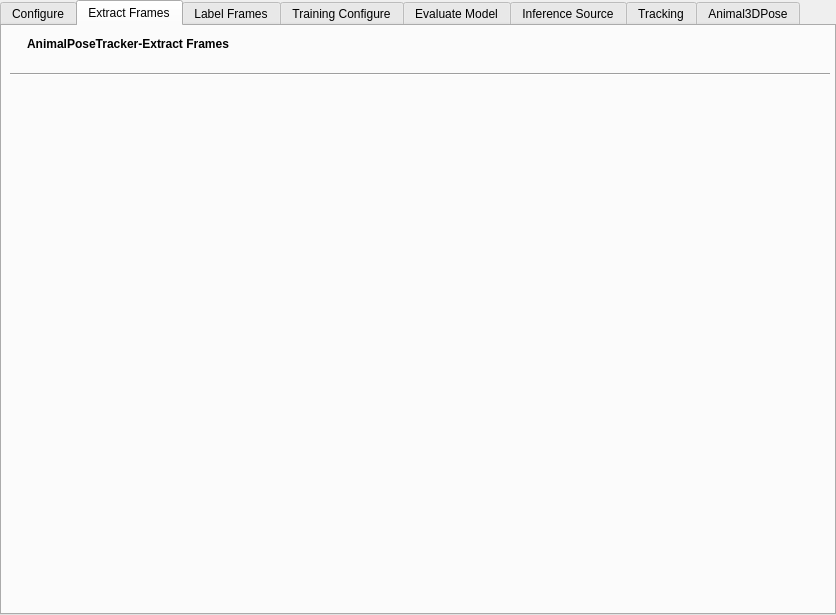
<?xml version="1.0" encoding="UTF-8"?>
<ui version="4.0">
 <class>TabWidget</class>
 <widget class="QTabWidget" name="TabWidget">
  <property name="geometry">
   <rect>
    <x>0</x>
    <y>0</y>
    <width>836</width>
    <height>615</height>
   </rect>
  </property>
  <property name="sizePolicy">
   <sizepolicy hsizetype="Fixed" vsizetype="Fixed">
    <horstretch>0</horstretch>
    <verstretch>0</verstretch>
   </sizepolicy>
  </property>
  <property name="windowTitle">
   <string>TabWidget</string>
  </property>
  <property name="currentIndex">
   <number>1</number>
  </property>
  <widget class="QWidget" name="ConfigurePage">
   <property name="contextMenuPolicy">
    <enum>Qt::ContextMenuPolicy::NoContextMenu</enum>
   </property>
   <attribute name="title">
    <string>Configure</string>
   </attribute>
   <layout class="QVBoxLayout" name="ConfigurePageLayout">
    <property name="sizeConstraint">
     <enum>QLayout::SizeConstraint::SetMinAndMaxSize</enum>
    </property>
    <property name="leftMargin">
     <number>20</number>
    </property>
    <property name="topMargin">
     <number>20</number>
    </property>
    <property name="rightMargin">
     <number>20</number>
    </property>
    <property name="bottomMargin">
     <number>500</number>
    </property>
    <item>
     <widget class="QLabel" name="ConfigurePageTitle">
      <property name="sizePolicy">
       <sizepolicy hsizetype="Fixed" vsizetype="Fixed">
        <horstretch>0</horstretch>
        <verstretch>0</verstretch>
       </sizepolicy>
      </property>
      <property name="maximumSize">
       <size>
        <width>236</width>
        <height>36</height>
       </size>
      </property>
      <property name="font">
       <font>
        <bold>true</bold>
       </font>
      </property>
      <property name="text">
       <string>AnimalPoseTracker-Manage Configure</string>
      </property>
      <property name="alignment">
       <set>Qt::AlignmentFlag::AlignLeading|Qt::AlignmentFlag::AlignLeft|Qt::AlignmentFlag::AlignVCenter</set>
      </property>
     </widget>
    </item>
    <item>
     <widget class="Line" name="ConfigurePageLine">
      <property name="orientation">
       <enum>Qt::Orientation::Horizontal</enum>
      </property>
     </widget>
    </item>
    <item>
     <layout class="QHBoxLayout" name="ConfigureFilePathLayout" stretch="1,0,0,0">
      <property name="sizeConstraint">
       <enum>QLayout::SizeConstraint::SetDefaultConstraint</enum>
      </property>
      <item>
       <widget class="QLabel" name="label_2">
        <property name="sizePolicy">
         <sizepolicy hsizetype="Fixed" vsizetype="Fixed">
          <horstretch>0</horstretch>
          <verstretch>0</verstretch>
         </sizepolicy>
        </property>
        <property name="text">
         <string>Configure File Path:</string>
        </property>
       </widget>
      </item>
      <item>
       <widget class="QLineEdit" name="lineEdit">
        <property name="sizePolicy">
         <sizepolicy hsizetype="Expanding" vsizetype="Fixed">
          <horstretch>0</horstretch>
          <verstretch>0</verstretch>
         </sizepolicy>
        </property>
       </widget>
      </item>
      <item>
       <widget class="QPushButton" name="pushButton">
        <property name="sizePolicy">
         <sizepolicy hsizetype="Fixed" vsizetype="Fixed">
          <horstretch>0</horstretch>
          <verstretch>0</verstretch>
         </sizepolicy>
        </property>
        <property name="text">
         <string>Browse</string>
        </property>
       </widget>
      </item>
      <item>
       <widget class="QPushButton" name="pushButton_2">
        <property name="sizePolicy">
         <sizepolicy hsizetype="Fixed" vsizetype="Fixed">
          <horstretch>0</horstretch>
          <verstretch>0</verstretch>
         </sizepolicy>
        </property>
        <property name="text">
         <string>Edit</string>
        </property>
       </widget>
      </item>
     </layout>
    </item>
   </layout>
  </widget>
  <widget class="QWidget" name="ExtractFrame">
   <attribute name="title">
    <string>Extract Frames</string>
   </attribute>
   <widget class="QLabel" name="label_3">
    <property name="geometry">
     <rect>
      <x>20</x>
      <y>10</y>
      <width>212</width>
      <height>15</height>
     </rect>
    </property>
    <property name="font">
     <font>
      <bold>true</bold>
     </font>
    </property>
    <property name="text">
     <string>AnimalPoseTracker-Extract Frames</string>
    </property>
    <property name="alignment">
     <set>Qt::AlignmentFlag::AlignCenter</set>
    </property>
   </widget>
   <widget class="Line" name="line_9">
    <property name="geometry">
     <rect>
      <x>8</x>
      <y>40</y>
      <width>820</width>
      <height>16</height>
     </rect>
    </property>
    <property name="orientation">
     <enum>Qt::Orientation::Horizontal</enum>
    </property>
   </widget>
  </widget>
  <widget class="QWidget" name="LabelFrame">
   <attribute name="title">
    <string>Label Frames</string>
   </attribute>
   <widget class="QLabel" name="label_5">
    <property name="geometry">
     <rect>
      <x>20</x>
      <y>10</y>
      <width>203</width>
      <height>15</height>
     </rect>
    </property>
    <property name="font">
     <font>
      <bold>true</bold>
     </font>
    </property>
    <property name="text">
     <string>AnimalPoseTracker-Label Frames</string>
    </property>
    <property name="alignment">
     <set>Qt::AlignmentFlag::AlignCenter</set>
    </property>
   </widget>
   <widget class="Line" name="line_3">
    <property name="geometry">
     <rect>
      <x>8</x>
      <y>40</y>
      <width>820</width>
      <height>16</height>
     </rect>
    </property>
    <property name="orientation">
     <enum>Qt::Orientation::Horizontal</enum>
    </property>
   </widget>
  </widget>
  <widget class="QWidget" name="TrainingConfigure">
   <attribute name="title">
    <string>Training Configure</string>
   </attribute>
   <widget class="Line" name="line_4">
    <property name="geometry">
     <rect>
      <x>8</x>
      <y>40</y>
      <width>820</width>
      <height>16</height>
     </rect>
    </property>
    <property name="orientation">
     <enum>Qt::Orientation::Horizontal</enum>
    </property>
   </widget>
   <widget class="QLabel" name="label_6">
    <property name="geometry">
     <rect>
      <x>20</x>
      <y>10</y>
      <width>238</width>
      <height>15</height>
     </rect>
    </property>
    <property name="font">
     <font>
      <bold>true</bold>
     </font>
    </property>
    <property name="text">
     <string>AnimalPoseTracker-Training Configure</string>
    </property>
    <property name="alignment">
     <set>Qt::AlignmentFlag::AlignCenter</set>
    </property>
   </widget>
  </widget>
  <widget class="QWidget" name="EvaluateModel">
   <attribute name="title">
    <string>Evaluate Model</string>
   </attribute>
   <widget class="Line" name="line_5">
    <property name="geometry">
     <rect>
      <x>8</x>
      <y>40</y>
      <width>820</width>
      <height>16</height>
     </rect>
    </property>
    <property name="orientation">
     <enum>Qt::Orientation::Horizontal</enum>
    </property>
   </widget>
   <widget class="QLabel" name="label_7">
    <property name="geometry">
     <rect>
      <x>20</x>
      <y>10</y>
      <width>217</width>
      <height>15</height>
     </rect>
    </property>
    <property name="font">
     <font>
      <bold>true</bold>
     </font>
    </property>
    <property name="text">
     <string>AnimalPoseTracker-Evaluate Model</string>
    </property>
    <property name="alignment">
     <set>Qt::AlignmentFlag::AlignCenter</set>
    </property>
   </widget>
  </widget>
  <widget class="QWidget" name="InferenceSource">
   <attribute name="title">
    <string>Inference Source</string>
   </attribute>
   <widget class="Line" name="line_6">
    <property name="geometry">
     <rect>
      <x>8</x>
      <y>40</y>
      <width>820</width>
      <height>16</height>
     </rect>
    </property>
    <property name="orientation">
     <enum>Qt::Orientation::Horizontal</enum>
    </property>
   </widget>
   <widget class="QLabel" name="label_8">
    <property name="geometry">
     <rect>
      <x>20</x>
      <y>10</y>
      <width>224</width>
      <height>15</height>
     </rect>
    </property>
    <property name="font">
     <font>
      <bold>true</bold>
     </font>
    </property>
    <property name="text">
     <string>AnimalPoseTracker-Inference Source</string>
    </property>
    <property name="alignment">
     <set>Qt::AlignmentFlag::AlignCenter</set>
    </property>
   </widget>
  </widget>
  <widget class="QWidget" name="Tracking">
   <attribute name="title">
    <string>Tracking</string>
   </attribute>
   <widget class="Line" name="line_7">
    <property name="geometry">
     <rect>
      <x>8</x>
      <y>40</y>
      <width>820</width>
      <height>16</height>
     </rect>
    </property>
    <property name="orientation">
     <enum>Qt::Orientation::Horizontal</enum>
    </property>
   </widget>
   <widget class="QLabel" name="label_9">
    <property name="geometry">
     <rect>
      <x>20</x>
      <y>10</y>
      <width>174</width>
      <height>15</height>
     </rect>
    </property>
    <property name="font">
     <font>
      <bold>true</bold>
     </font>
    </property>
    <property name="text">
     <string>AnimalPoseTracker-Tracking</string>
    </property>
    <property name="alignment">
     <set>Qt::AlignmentFlag::AlignCenter</set>
    </property>
   </widget>
  </widget>
  <widget class="QWidget" name="Animal3DPose">
   <attribute name="title">
    <string>Animal3DPose</string>
   </attribute>
   <widget class="Line" name="line_8">
    <property name="geometry">
     <rect>
      <x>8</x>
      <y>40</y>
      <width>820</width>
      <height>16</height>
     </rect>
    </property>
    <property name="orientation">
     <enum>Qt::Orientation::Horizontal</enum>
    </property>
   </widget>
   <widget class="QLabel" name="label_10">
    <property name="geometry">
     <rect>
      <x>20</x>
      <y>10</y>
      <width>212</width>
      <height>15</height>
     </rect>
    </property>
    <property name="font">
     <font>
      <bold>true</bold>
     </font>
    </property>
    <property name="text">
     <string>AnimalPoseTracker-Animal3DPose</string>
    </property>
    <property name="alignment">
     <set>Qt::AlignmentFlag::AlignCenter</set>
    </property>
   </widget>
  </widget>
 </widget>
 <resources/>
 <connections/>
</ui>
